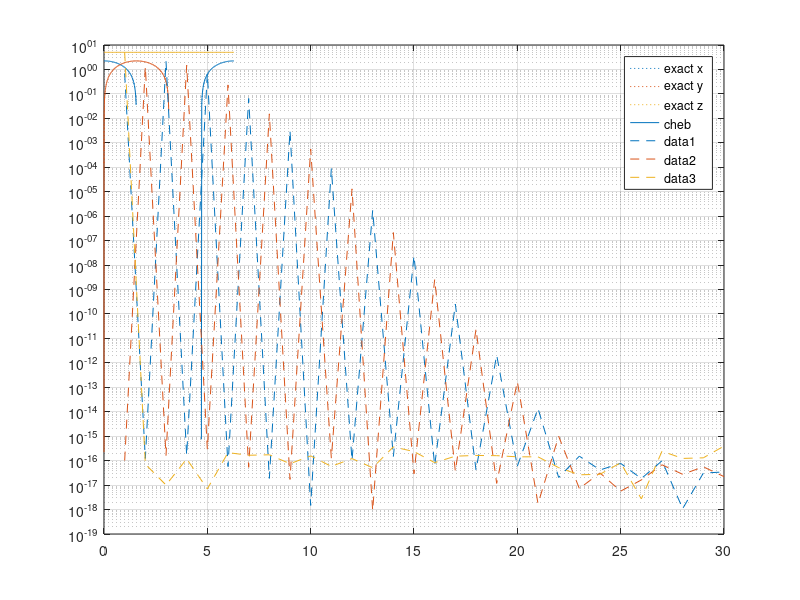

MATLAB code for this plot: (Note: this script raises an error after producing the figure.)
clc; close all; clear; mua=[];
%
% cd     '/people/gesla/Documents/git/mtb-work/sn-stab/sn-mod-noack';
%

% Noack system
np=520; %r=24; 
nt=30; 

% mu=0.04; r=sqrt(mu); gm=1; %gamma
% mu=0.04+it*0.04; r=sqrt(mu); gm=1; %gamma
mu=5; r=sqrt(mu); gm=1; %gamma
neq=3; %np=100; np=np+2;

%init
om1=1;
t=0:2*pi/(np-1):2*pi; u=r*cos(t*om1); v=r*sin(t*om1)/gm; w=r^2*ones(1,length(t));
T=2*pi/om1; x=u; y=v; z=w;

X=[x',y',z'];
%

 X1=X;
tch=cos(0:pi/(np*1-1):pi)'; tch1=tch;

%
tch=(tch+1)/2*t(end); X=interp1(t,X,tch); X=[r*cos(tch*om1),r*sin(tch*om1),r^2*ones(length(tch),1)]; 

y=X; v2=[y;flipud(y(2:end-1,:))]; z=real(fft(v2)./length(v2)); a=z; a(2:end,:)=2*a(2:end,:); %z are cheb coeffs
zcut=z*0; zcut([1:nt,end-nt+2:end],:)=z([1:nt,end-nt+2:end],:); ycut=ifft(zcut).*length(zcut); ycut=ycut(1:end/2+1,:);

%  plot(t,X1,'--'); hold on; set(gca,"ColorOrderIndex",1);
plot(tch,y,':'); hold on; set(gca,"ColorOrderIndex",1);
plot(tch,ycut,'-'); hold on; set(gca,"ColorOrderIndex",1);
fprintf("cheb init approx accuracy: %4.2e\n",norm(y-ycut,"fro"));
grid on; legend("exact x ","exact y ","exact z ","cheb")
%
u=[reshape(real(a(1:nt,:).'),[3*nt,1])];
u(nt*3+1)=2*pi/t(end);
uinit=u;
% semilogy(abs(a(1:2:end,1)))

% % plot
% neq=3;
% xch=X*0;
% for i=0:nt-1
%     
%     xch(:,1)=xch(:,1)+u(i*neq+1).*cos(i*acos(tch1));
%     xch(:,2)=xch(:,2)+u(i*neq+2).*cos(i*acos(tch1));
%     xch(:,3)=xch(:,3)+u(i*neq+3).*cos(i*acos(tch1));
% end
% 
% plot(tch,xch,'o-'); hold on; set(gca,"ColorOrderIndex",1); %same as ycut
%
% collx=linspace(-1,1,nt)';
collx=-cos(0:pi/(nt*1-1):pi)';
%
close all;
semilogy(abs(reshape(uinit(1:end-1),[3,nt])'),'--'); hold on; grid on;
%
% u=u*0; u(end-3)=1;
for i=1:10
[g,jac]=calculateRhsAndJac(3,nt,u,r,om1,collx);

fprintf("it: %d \t norm(rhs): %4.2e\n",i,norm(g));

if(norm(g)<1e-12)
    break; 
end
u=u-jac\g;
%     u(4:6)'

end
semilogy(abs(reshape(u(1:end-1),[3,nt]))');
% pause;
%
% [U,S,V]=svds(jac(1:end-1,1:end-1),5,'smallest');
% [U,S,V]=svds(jac(1:end,1:end),5,'smallest');
%

% second stability

nt2=nt;
% l3=zeros(3,nt2*2); l3(1,1:nt2)=ones(1,nt2)*2-mod([0:nt2-1],2)*4; l3(1,1)=1; l31=reshape(l3,[3*nt2*2,1])';
% l3=zeros(3,nt2*2); l3(2,1:nt2)=ones(1,nt2)*2-mod([0:nt2-1],2)*4; l3(2,1)=1; l32=reshape(l3,[3*nt2*2,1])';
% l3=zeros(3,nt2*2); l3(3,1:nt2)=ones(1,nt2)*2-mod([0:nt2-1],2)*4; l3(3,1)=1; l33=reshape(l3,[3*nt2*2,1])';

l3=zeros(3,nt2); l3(1,1:nt2)=ones(1,nt2); r31=reshape(l3,[3*nt2,1])';
l3=zeros(3,nt2); l3(2,1:nt2)=ones(1,nt2);  r32=reshape(l3,[3*nt2,1])';
l3=zeros(3,nt2); l3(3,1:nt2)=ones(1,nt2);  r33=reshape(l3,[3*nt2,1])';


jmod=full(jac(1:end-1,1:end-1));%-b*j2hm+b;
ind=nt*3+1-3;
% jmod(ind,:)=l31;
% jmod(ind+1,:)=l32;
% jmod(ind+2,:)=l33;

bmod=jmod*0;
bmod(ind,:)=r31;
bmod(ind+1,:)=r32;
bmod(ind+2,:)=r33;
%
[evc,evs]=eig(full(jmod),full(bmod)); evs=diag(evs); b=abs(evs)<Inf; evs=evs(b); evc=evc(:,b);

evsAnal=[0;(-1-sqrt(1-8*mu))/2;(-1+sqrt(1-8*mu))/2;];
flmult=exp(evsAnal*T);

fprintf("Result || \n");
fprintf("Analytical fl mult:\n");
disp(sort(flmult'));
fprintf("Numerical fl mult:\n");
flnum=1./(1-evs)';
disp(sort(flnum));
fprintf("Diff:\n");
disp(sort(flnum)-sort(flmult'));
% save("flnum-"+num2str(nt)+".mat",'nt','flnum','flmult');
% close all;
% visu
close all;
up=u;
neq=3;
xch=X*0;
for i=0:nt-1    
    xch(:,1)=xch(:,1)+up(i*neq+1).*cos(i*acos(tch1));
    xch(:,2)=xch(:,2)+up(i*neq+2).*cos(i*acos(tch1));
    xch(:,3)=xch(:,3)+up(i*neq+3).*cos(i*acos(tch1));
end

% plot(tch,xch,'-'); hold on; set(gca,"ColorOrderIndex",1); %same as ycut
plot3(xch(:,1),xch(:,2),xch(:,3),'-'); hold on; plot3(xch(1,1),xch(1,2),xch(1,3),'>'); hold on; 
grid on; hold on;

%

% up=u+[V(:,5);0];
up=u+[evc(:,2);0]+[evc(:,1);0];
% up=uinit;
neq=3;
xch=X*0;
for i=0:nt-1    
    xch(:,1)=xch(:,1)+up(i*neq+1).*cos(i*acos(tch1));
    xch(:,2)=xch(:,2)+up(i*neq+2).*cos(i*acos(tch1));
    xch(:,3)=xch(:,3)+up(i*neq+3).*cos(i*acos(tch1));
end

% plot(tch,xch,'-'); hold on; set(gca,"ColorOrderIndex",1); %same as ycut
plot3(xch(:,1),xch(:,2),xch(:,3),'-'); hold on; plot3(xch(1,1),xch(1,2),xch(1,3),'>'); hold on; 
grid on; hold on;

%% post conv
clc; clear; close all;
ll=importdata("list");
fl=[]; nt=[];
for i=1:length(ll)
    a=importdata(ll{i}); a2=a;
    nt=[nt;a.nt]; fl=[fl;sort(a.flnum)];
end

[a,b]=sort(nt); nt=nt(b); fl=fl(b,:);
%%
close all;
semilogy(nt,abs(fl-fl./fl.*sort(a2.flmult)'))
legend(num2str(sort(a2.flmult)))
